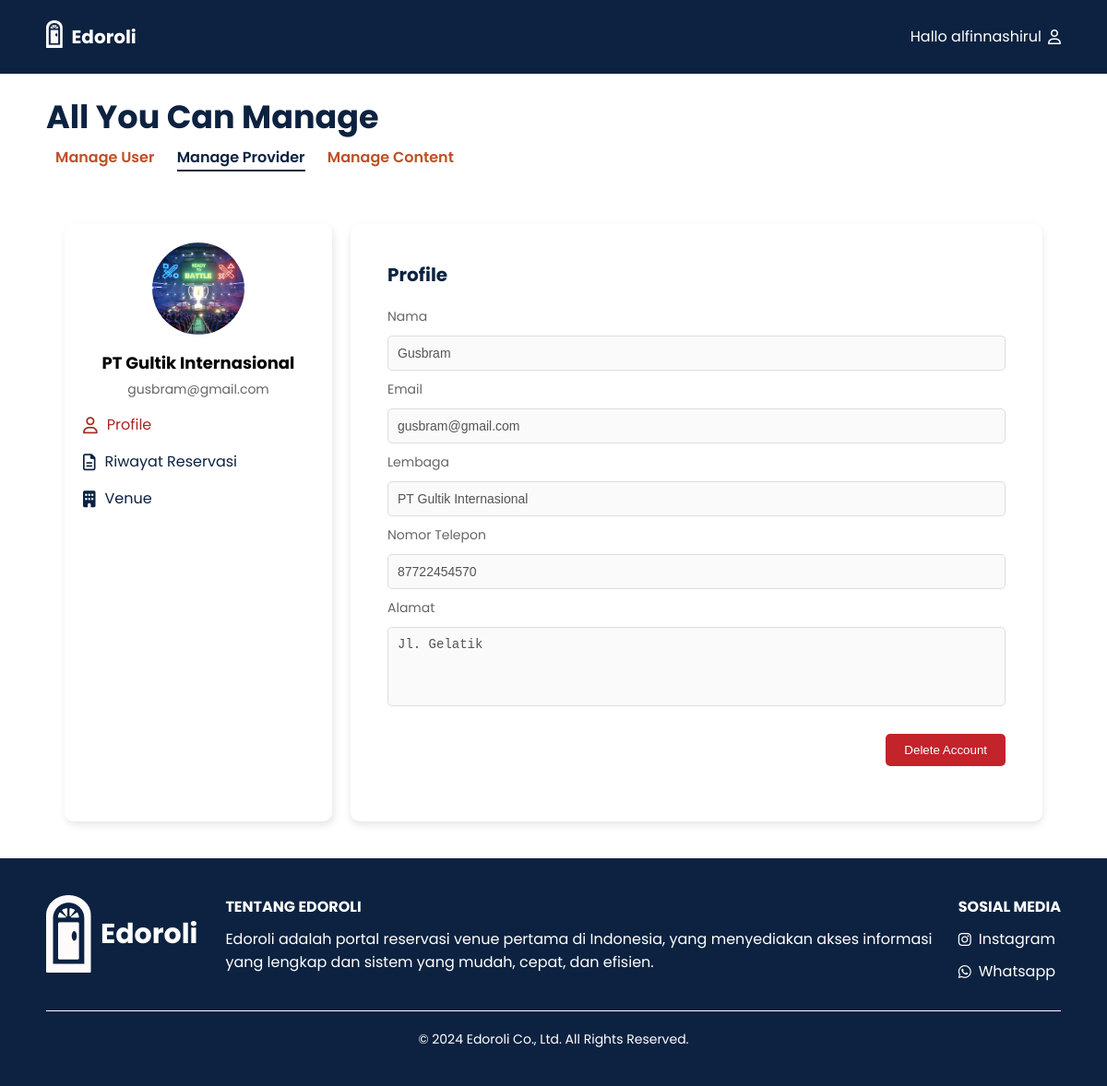
Page /Admin/prov_detail.php?id=1 (signed in) on the committed database.
### tables this page shows
CREATE TABLE `provider` (
  `id_provider` int(10) NOT NULL,
  `gmail` varchar(30) DEFAULT NULL,
  `username` varchar(30) DEFAULT NULL,
  `lembaga` varchar(200) NOT NULL,
  `password` varchar(255) DEFAULT NULL,
  `nomorhp` bigint(18) DEFAULT NULL,
  `alamat` varchar(255) DEFAULT NULL
);

### Admin/prov_detail.php (the view, shortened to what this page needs)
<?php
$conn = connectDatabase();
$provider_id = $_GET['id'];
$sql = "SELECT * FROM provider WHERE id_provider = ?";
$stmt = $conn->prepare($sql);
$stmt->bind_param("i", $provider_id);
$stmt->execute();
$result = $stmt->get_result();
$user = $result->fetch_assoc();
?>
<!DOCTYPE html>
<html lang="en">
<head>
  <link rel="stylesheet" href="https://cdnjs.cloudflare.com/ajax/libs/font-awesome/6.0.0-beta3/css/all.min.css" />
  <link rel="stylesheet" href="../css/detail_user.css" />
  <link rel="stylesheet" href="../css/footer.css" />
</head>
<body>
<header>
    <div class="wrapper">
        <div class="logo-nama">
            <div class="logo"><img src="../image/logo.png" alt="Logo"></div>
            <div class="nama_website"><a href="#">Edoroli</a></div>
        </div>
        <div class="menu"><a href="user_manage.php?page=1">Hallo <?php echo $_SESSION['admin_name']; ?><i class="far fa-user"></i></a></div>
    </div>
</header>
<nav class="main-title">
<h1>All You Can Manage</h1>
    <div class="nav-links">
        <a href="user_manage.php?page=1" class="nav-item" id="user">Manage User</a>
        <a href="prov_manage.php?page=1" class="nav-item active" id="provider">Manage Provider</a>
        <a href="content_venue.php" class="nav-item" id="content">Manage Content</a>
    </div>
</nav>
    <main>
      <div class="container">
        <div class="sidebar">
          <div class="profile-info">
            <img src="../image/MLBB.jpg" alt="Profile Picture" />
            <h3><?php echo htmlspecialchars($user['lembaga']); ?></h3>
            <p><?php echo htmlspecialchars($user['gmail']); ?></p>
          </div>
          <nav>
            <ul>
            <li class="active"><a href="prov_detail.php?id=<?php echo $provider_id; ?>"><i class="far fa-user"></i> Profile</a></li>
            <li><a href="prov_riwayatR.php?id=<?php echo $provider_id; ?>"><i class="far fa-file-alt"></i> Riwayat Reservasi</a></li>
            <li><a href="prov_venue.php?id=<?php echo $provider_id; ?>"><i class="fas fa-building"></i> Venue</a></li>
            </ul>
          </nav>
        </div>
        <div class="content">
          <div class="profile-details">
            <h2>Profile</h2>
            <form id="profileForm" action="../php/update_profile.php" method="POST">
              <label for="name">Nama</label>
              <input type="text" id="name" name="name" value="<?php echo htmlspecialchars($user['username']); ?>" disabled/>
              <label for="email">Email</label>
              <input type="email" id="email" name="email" value="<?php echo htmlspecialchars($user['gmail']); ?>" disabled/>
              <label for="gender">Lembaga</label>
              <input type="text" id="gender" name="gender" value="<?php echo htmlspecialchars($user['lembaga']); ?>" disabled/>
              <label for="phone">Nomor Telepon</label>
              <input type="text" id="phone" name="phone" value="<?php echo htmlspecialchars($user['nomorhp']); ?>" disabled/>
              <label for="address">Alamat</label>
              <textarea id="address" name="address" rows="4" disabled><?php echo htmlspecialchars($user['alamat']); ?></textarea>
              <div class="button-group">
                <button type="button" id="editBtn" class="edit-btn" onclick="deleteAccount(<?php echo $provider_id; ?>)">Delete Account</button>
              </div>
            </form>
          </div>
        </div>
      </div>
    </main>
    <?php require_once '../php/footer.php'; ?>
</body>
</html>

### css/detail_user.css (style rules this page uses)
* { text-decoration: none; margin: 0px; padding: 0px; }
body { font-family: "Poppins", sans-serif; margin: 0; padding: 0; background-color: white; }
.wrapper { width: 1100px; margin: auto; align-items: center; }
.nama_website a { font-size: 20px; font-weight: bold; float: left; font-family: "Poppins"; color: #fff; }
.logo img { padding: 22px 10px 0px 0px; vertical-align: center; float: left; max-width: 50px; max-height: 30px; }
.menu { float: right; display: flex; align-items: center; margin-left: auto; }
.menu a { color: #fff; display: flex; align-items: center; }
.menu a i { margin-left: 7px; }
header { width: 100%; margin: auto; display: flex; line-height: 80px; position: sticky; top: 0px; background-color: #0c2240; z-index: 10; justify-content: space-between; align-items: center; }
.main-title { max-width: 1100px; margin: 20px auto; display: flex; flex-direction: column; }
.main-title h1 { font-size: 35px; color: #0c2240; margin-bottom: 5px; }
.main-title a { margin: 0 10px; color: #bf4f26; text-decoration: none; font-size: 18px solid; position: relative; font-weight: 600; }
.nav-item.active { color: #0c2240; }
.nav-item.active::after { content: ""; position: absolute; width: 100%; height: 2px; background-color: #0c2240; left: 0; bottom: -4px; }
main { max-width: 1100px; margin: auto; padding: 20px; box-sizing: border-box; }
.container { display: flex; margin: 20px auto; max-width: 1100px; gap: 20px; }
.sidebar { background-color: #fff; border-radius: 10px; box-shadow: 2px 4px 8px rgba(0.1, 0, 0, 0.1); padding: 20px; width: 250px; }
.profile-info { text-align: center; }
.profile-info img { width: 100px; height: 100px; border-radius: 50%; margin-bottom: 10px; }
.profile-info h3 { font-size: 18px; margin-bottom: 5px; }
.profile-info p { font-size: 14px; color: #666; }
.sidebar nav ul { list-style: none; padding: 0; }
.sidebar nav ul li { margin: 15px 0; }
.sidebar nav ul li a { color: #0c2240; font-size: 16px; display: flex; align-items: center; gap: 10px; }
.sidebar nav ul li a i { font-size: 18px; }
.sidebar nav ul li.active a { color: #a62821; }
.sidebar nav ul li.active a i { color: #a62821; }
.content { flex-grow: 1; background-color: #fff; border-radius: 10px; box-shadow: 0 4px 8px rgba(0, 0, 0, 0.1); padding: 20px; }
.profile-details { margin-bottom: 20px; max-width: 100%; padding: 20px; box-sizing: border-box; }
.profile-details h2 { font-size: 20px; color: #0c2240; margin-bottom: 20px; }
.profile-details form { display: flex; flex-direction: column; gap: 10px; width: 100%; max-width: 800px; }
.profile-details form label { font-size: 14px; color: #666; }
.profile-details form input, .profile-details form textarea { padding: 10px; font-size: 14px; border: 1px solid #ddd; border-radius: 5px; width: 100%; box-sizing: border-box; resize: none; }
.profile-details .edit-btn { background-color: #C3232B; color: #fff; padding: 10px 20px; border: none; border-radius: 5px; cursor: pointer; align-self: flex-end; margin-top: 20px; }
.profile-details .button-group { display: block; gap: 10px; text-align: right; }

### rows in the picture
provider: lembaga "PT Gultik Internasional", gmail "gusbram@gmail.com", name "Gusbram", email "gusbram@gmail.com", gender "PT Gultik Internasional", phone "87722454570", address "Jl. Gelatik"

### other values in the picture
$_SESSION['admin_name'] "alfinnashirul"
